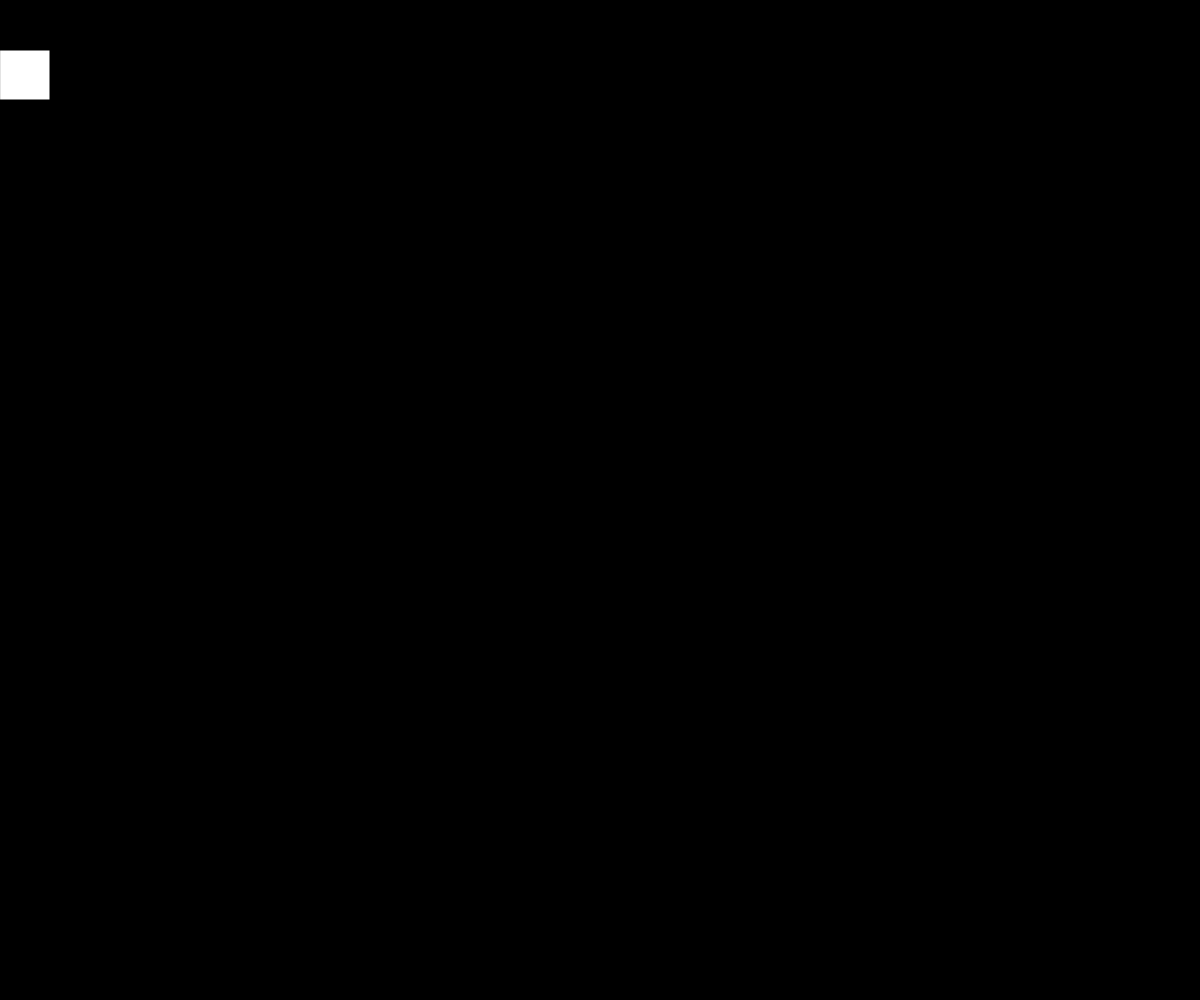
Frame 1 (no input)
Frame 60 (no input): identical to frame 1, image omitted
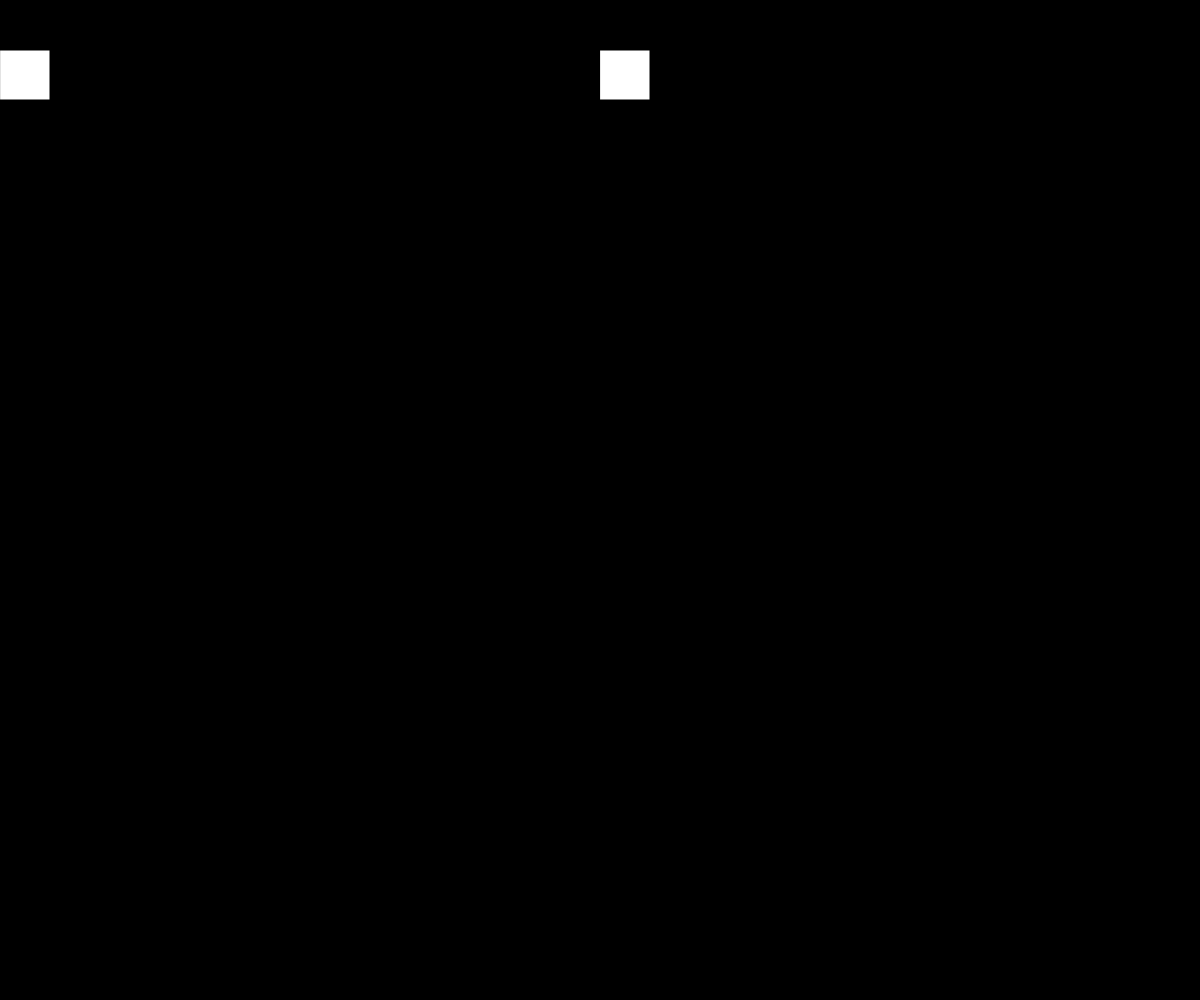
Frame 120 (the mouse pressed at the canvas centre since frame 60)

The p5.js sketch that drew these frames (run headless with seeded random() and noise() and a simulated clock; from frame 60 on, the mouse is pressed at the canvas centre):

// p5.js sketch
// ── sketch.js
function setup() {
  createCanvas(windowWidth, windowHeight);
  colorMode(HSB, 360, 100, 100, 100);
}

function draw() {
  background(0);

  // let i = 0;
  //  while (i < 10) {
  //   rect(i * mouseX, 50, 50, 50);
  //   i = i + 1;
  // }

  for (let i = 0; i < 10; i = i + 1) {
    rect(i * mouseX, 50, 50, 50);
  }
}
